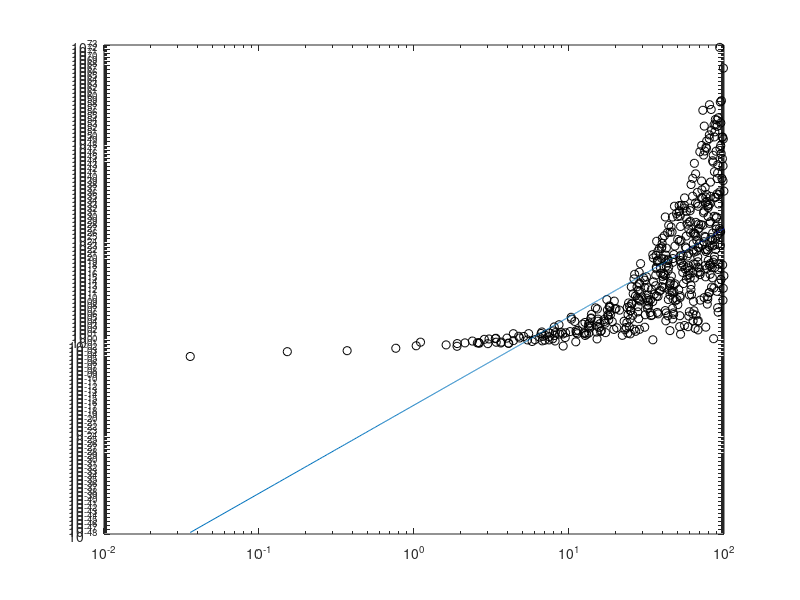

Recreate this plot in MATLAB.
%%%%%%%%%%%%%%%%%%%%%%%%%%%%%%%%%%%%%%%%%%%%%%%%%%%
% Problem 2
%%%%%%%%%%%%%%%%%%%%%%%%%%%%%%%%%%%%%%%%%%%%%%%%%%%
% Create test function
u = @(x) exp(x);
% Create exact second derivative
u2d = @(x) exp(x);

% randomly generate h
sz = [500,1];
H = 100*rand(sz);
h1 = H.*rand(sz);
h2 = H.*rand(sz);
h3 = H.*rand(sz);

% create x values from h values
x1 = -1*h1;
x2 = 0*H;
x3 = h2;
x4 = h2 + h3;

% compute weights
w1 = (2*(2*h2 + h3))./(h1.*(h1 + h2).*(h1 + h2 + h3));
w2 = (2*h1 - 4*h2 - 2*h3)./(h1.*h2.^2 + h1.*h2.*h3);
w3 = (2*(-1*h1 + h2 + h3))./(h2.*(h1 + h2).*h3);
w4 = (2*(h1 - h2))./(h3.*(h2 + h3).*(h1 + h2 + h3));

% approximate second derivative
u2da = w1.*u(x1) + w2.*u(x2) + w3.*u(x3) + w4.*u(x4);

% compute error
E = abs(u2d(x2) - u2da);
loglog(H, E, 'ko');

%%%%%%%%%%%%%%%%%%%%%%%%%%%%%%%%%%%%%%%%%%%%%%%%%%%
% Problem 3
%%%%%%%%%%%%%%%%%%%%%%%%%%%%%%%%%%%%%%%%%%%%%%%%%%%
% do a least squares fit on the error in terms of H
A = [ones(sz), log(H)];
b = log(E);

% least squares fit Ax = b
lsf = (A'*A)\(A'*b);
lsf2 = A\b;
K = lsf(1);
p = lsf(2);
hold on
x = min(H):.01:max(H);
y = exp(K)*x.^p;
loglog(x,y);
